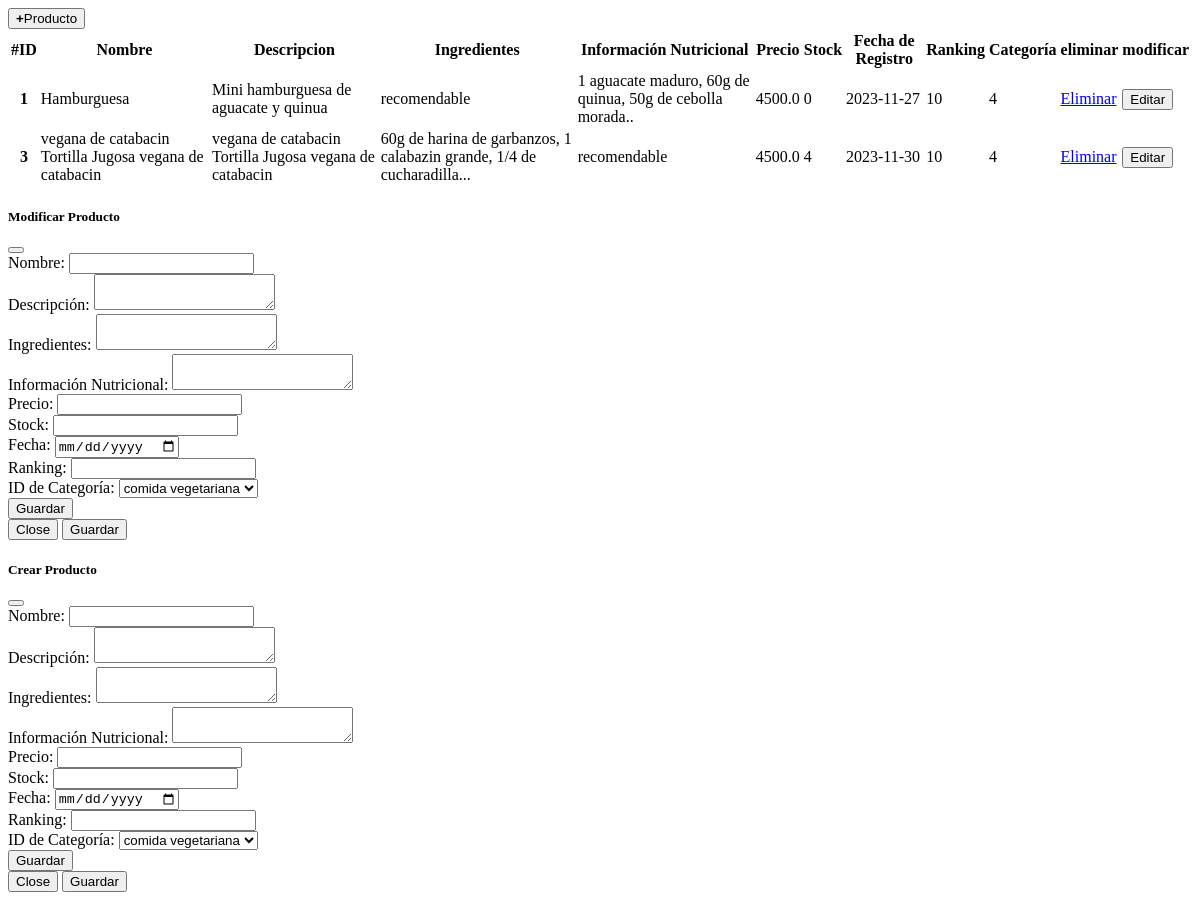
Page /abm_products on the earlier database version.
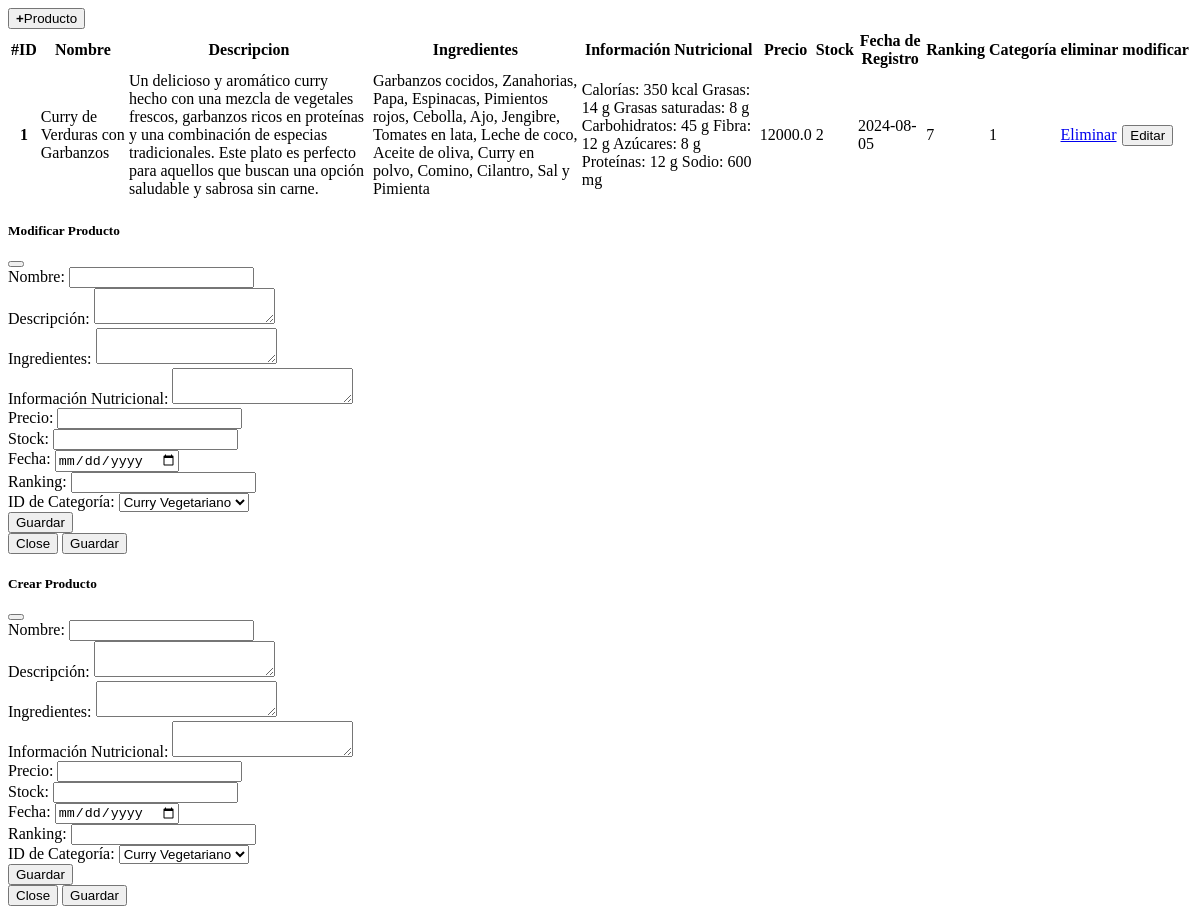
Same page on the later database version.
### tables this page shows
CREATE TABLE product (
      id_product INTEGER PRIMARY KEY AUTOINCREMENT,
      name TEXT,
      description TEXT,
      ingredients TEXT,
      inf_nutrition TEXT,
      price FLOAT,
      stock INT,
      date DATETIME,
      ranking INT,
      id_category INT,
      FOREIGN KEY (id_category) REFERENCES category(id_category)
    );

### main.py (the view)
@app.route('/abm_products')
def abm_products():
  products = cnx.product_findall()
  categorys = cnx.category_findall()
  return render_template('/admin/abm_products.html', products=products, categorys=categorys)

### modelos/Connection.py (called while the page is built)
    def fetch_data(self, query, values=None):
        if values:
            self.cursor.execute(query, values)
        else:
            self.cursor.execute(query)
        return self.cursor.fetchall()

    def product_findall(self):
        return self.fetch_data("SELECT * FROM product")

    def category_findall(self):
        return self.fetch_data("SELECT * FROM category")

### templates/admin/abm_products.html (shortened to what this page needs)
<div class="container mt-3">
    <div class="">
        <button class="w3-button w3-green w3-margin-top" type="button" href="#" data-bs-toggle="modal"
            data-bs-target="#modalModificarInsertProduct"><strong class="w3-black me-2">+</strong>Producto</button>
    </div>
    <table class="w3-container w3-margin-top">
        <thead>
            <tr>
                <th scope="col">#ID</th>
                <th scope="col">Nombre</th>
                <th scope="col">Descripcion</th>
                <th scope="col">Ingredientes</th>
                <th scope="col">Información Nutricional</th>
                <th scope="col">Precio</th>
                <th scope="col">Stock</th>
                <th scope="col">Fecha de Registro</th>
                <th scope="col">Ranking</th>
                <th scope="col">Categoría</th>
                <th scope="col">eliminar</th>
                <th scope="col">modificar</th>
            </tr>
        </thead>
        <tbody>
            {% for product in products %}
            <tr>
                <th cope="row">{{product[0]}}</td>
                <td>{{product[1]}}</td>
                <td>{{product[2]}}</td>
                <td>{{product[3]}}</td>
                <td>{{product[4]}}</td>
                <td>{{product[5]}}</td>
                <td>{{product[6]}}</td>
                <td>{{product[7]}}</td>
                <td>{{product[8]}}</td>
                <td>{{product[9]}}</td>
                <td> <a href="#" class="nav-link"
                        onclick="navegar('{{ url_for('delete_product', id_product = product[0]) }}', 'Eliminar')">Eliminar</a>
                </td>
                <td><button type="button" id="btmodal" class="nav-link" href="#" data-bs-toggle="modal"
                        data-bs-target="#modalModificarProduct" data-name="{{product[1]}}"
                        data-description="{{product[2]}}" data-ingredients="{{product[3]}}"
                        data-inf_nutrition="{{product[4]}}" data-price="{{product[5]}}" data-stock="{{product[6]}}"
                        data-date="{{product[7]}}" data-ranking="{{product[8]}}" data-id_category="{{product[9]}}"
                        data-idproduct="{{product[0]}}">Editar</button></td>
            </tr>
            {% endfor %}
        </tbody>
    </table>
    <div class="modal fade" id="modalModificarProduct" tabindex="-1" aria-labelledby="exampleModalLabel"
        aria-hidden="true">
        <div class="modal-dialog  modal-lg">
            <div class="modal-content">
                <div class="modal-header bg-secondary">
                    <h5 class="modal-title" id="exampleModalLabel">Modificar Producto</h5>
                    <button type="button" class="btn-close" data-bs-dismiss="modal" aria-label="Close"></button>
                </div>
                <form action="{{ url_for('update_product')}}" method="POST">
                    <div class="modal-body">
                        <div class="mb-3">
                            <label class="form-label" for="name">Nombre:</label>
                            <input class="form-control" type="text" id="name" name="name" required>
                        </div>
                        <div class="mb-3">
                            <label class="form-label" for="description">Descripción:</label>
                            <textarea class="form-control" id="description" name="description" required></textarea>
                        </div>
                        <div class="mb-3">
                            <label for="ingredients">Ingredientes:</label>
                            <textarea class="form-control" id="ingredients" name="ingredients" required></textarea>
                        </div>
                        <div class="mb-3">
                            <label for="inf_nutrition">Información Nutricional:</label>
                            <textarea class="form-control" id="inf_nutrition" name="inf_nutrition" required></textarea>
                        </div>
                        <div class="mb-3">
                            <label for="price">Precio:</label>
                            <input class="form-control" type="text" id="price" name="price" required>
                        </div>
                        <div class="mb-3">
                            <label class="form-label" for="stock">Stock:</label>
                            <input class="form-control" type="text" id="stock" name="stock" required><br>
                        </div>
                        <div class="mb-3">
                            <label class="form-label" for="date">Fecha:</label>
                            <input class="form-control" type="date" id="date" name="date">
                        </div>
                        <div class="mb-3">
                            <label class="form-label" for="ranking">Ranking:</label>
                            <input class="form-control" type="text" id="ranking" name="ranking">
                        </div>
                        <div class="mb-3">
                            <label class="form-label" for="id_category">ID de Categoría:</label>
                            <select class="form-control" name="id_category" id="id_category">
                                {% for category in categorys %}
                                <option value="{{ category[0] }}">{{ category[1] }}</option>
                                {% endfor %}
                            </select>
                        </div>
                        <div class="mb-3">
                            <button type="submit" class="btn btn-primary">Guardar</button>
                        </div>
                    </div>
                    <div class="modal-footer">
                        <button type="button" class="btn btn-secondary" data-bs-dismiss="modal">Close</button>
                        <button type="submit" class="btn btn-primary">Guardar</button>
                    </div>
                </form>
            </div>
        </div>
    </div>
    <div class="modal fade" id="modalModificarInsertProduct" tabindex="-1" aria-labelledby="exampleModalLabe2"
        aria-hidden="true">
        <div class="modal-dialog  modal-lg">
            <div class="modal-content">
                <div class="modal-header bg-secondary">
                    <h5 class="modal-title" id="exampleModalLabel2">Crear Producto</h5>
                    <button type="button" class="btn-close" data-bs-dismiss="modal" aria-label="Close"></button>
                </div>
                <form action="{{ url_for('insert_product')}}" method="POST">
                    <div class="modal-body">
                        <div class="mb-3">
                            <label class="form-label" for="name">Nombre:</label>
                            <input class="form-control" type="text" id="name" name="name" required>
                        </div>
                        <div class="mb-3">
                            <label class="form-label" for="description">Descripción:</label>
                            <textarea class="form-control" id="description" name="description" required></textarea>
                        </div>
                        <div class="mb-3">
                            <label for="ingredients">Ingredientes:</label>
                            <textarea class="form-control" id="ingredients" name="ingredients" required></textarea>
                        </div>
                        <div class="mb-3">
                            <label for="inf_nutrition">Información Nutricional:</label>
                            <textarea class="form-control" id="inf_nutrition" name="inf_nutrition" required></textarea>
                        </div>
                        <div class="mb-3">
                            <label for="price">Precio:</label>
                            <input class="form-control" type="text" id="price" name="price" required>
                        </div>
                        <div class="mb-3">
                            <label class="form-label" for="stock">Stock:</label>
                            <input class="form-control" type="text" id="stock" name="stock" required><br>
                        </div>
                        <div class="mb-3">
                            <label class="form-label" for="date">Fecha:</label>
                            <input class="form-control" type="date" id="date" name="date">
                        </div>
                        <div class="mb-3">
                            <label class="form-label" for="ranking">Ranking:</label>
                            <input class="form-control" type="text" id="ranking" name="ranking">
                        </div>
                        <div class="mb-3">
                            <label class="form-label" for="id_category">ID de Categoría:</label>
                            <select class="form-control" name="id_category" id="id_category">
                                {% for category in categorys %}
                                <option value="{{ category[0] }}">{{ category[1] }}</option>
                                {% endfor %}
                            </select>
                        </div>
                        <div class="mb-3">
                            <button type="submit" class="btn btn-primary">Guardar</button>
                        </div>
                    </div>
                    <div class="modal-footer">
                        <button type="button" class="btn btn-secondary" data-bs-dismiss="modal">Close</button>
                        <button type="submit" class="btn btn-primary">Guardar</button>
                    </div>
                </form>
            </div>
        </div>
    </div>
</div>

Differences in the rows shown:
removed product: id_product "3", name "vegana de catabacin Tortilla Jugosa vegana de catabacin", description "vegana de catabacin Tortilla Jugosa vegana de catabacin", ingredients "60g de harina de garbanzos, 1 calabazin grande, 1/4 de cucharadilla...", inf_nutrition "recomendable", price "4500.0", stock "4", date "2023-11-30", ranking "10", id_category "4"
changed product id 1: name "Hamburguesa" → "Curry de Verduras con Garbanzos"; description "Mini hamburguesa de aguacate y quinua" → "Un delicioso y aromático curry hecho con una mezcla de vegetales frescos, garbanzos ricos en proteínas y una combinación de especias tradicionales. Este plato es perfecto para aquellos que buscan una opción saludable y sabrosa sin carne."; ingredients "recomendable" → "Garbanzos cocidos, Zanahorias, Papa, Espinacas, Pimientos rojos, Cebolla, Ajo, Jengibre, Tomates en lata, Leche de coco, Aceite de oliva, Curry en polvo, Comino, Cilantro, Sal y Pimienta"; inf_nutrition "1 aguacate maduro, 60g de quinua, 50g de cebolla morada.." → "Calorías: 350 kcal Grasas: 14 g Grasas saturadas: 8 g Carbohidratos: 45 g Fibra: 12 g Azúcares: 8 g Proteínas: 12 g Sodio: 600 mg"; price "4500.0" → "12000.0"; stock "0" → "2"; date "2023-11-27" → "2024-08-05"; ranking "10" → "7"; id_category "4" → "1"
Other differences:
form field id_category: "comida vegetariana" → "Curry Vegetariano"
